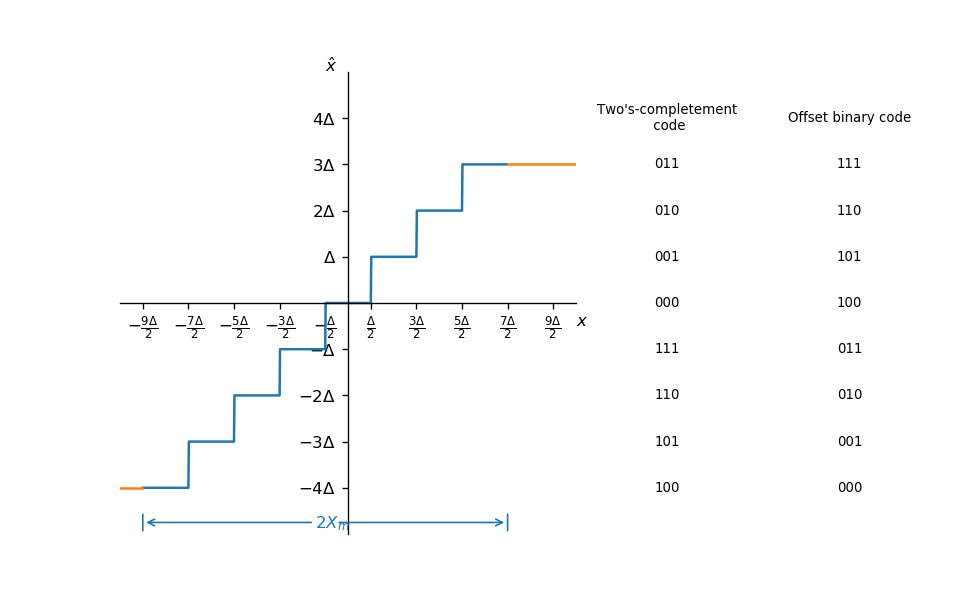

This chart was generated by the following Python code:
import matplotlib.pyplot as plt
import numpy as np
def rotate(point, midpoint, angle):
    difX = point[0] - midpoint[0]
    difY = point[1] - midpoint[1]
    rotatedDifX = difX*np.cos(angle) - difY*np.sin(angle)
    rotatedDifY = difY*np.cos(angle) + difX*np.sin(angle)
    
    rotatedPoint = (midpoint[0]+rotatedDifX, midpoint[1]+rotatedDifY)
    return rotatedPoint

def demention(text, midpoint, length, angle=0, color='k'):
    halfLength = 1.0*length/2
    xLeftEnd  = midpoint[0] - halfLength
    xRightEnd = midpoint[0] + halfLength
    yLeftEnd  = midpoint[1]
    yRightEnd = midpoint[1]

    t = ax.text(-1000, -1000, text)
    # get text box in pixel
    tbox = t.get_window_extent(renderer=fig.canvas.get_renderer())
    # convert box from pixel to coordinate
    dbox = tbox.transformed(ax.transData.inverted())
    textWidth  = dbox.x1-dbox.x0
    textHeight = dbox.y1-dbox.y0
    
    xText = midpoint[0] - textWidth/2
    yText = midpoint[1] - textHeight/3
    
    xLeftBegin  = midpoint[0] - textWidth/2
    xRightBegin = midpoint[0] + textWidth/2
    yLeftBegin  = midpoint[1]
    yRightBegin = midpoint[1]

    leftEdgeX1  = xLeftEnd
    leftEdgeX2  = xLeftEnd
    rightEdgeX1 = xRightEnd
    rightEdgeX2 = xRightEnd
    leftEdgeY1  = yLeftEnd - .5
    leftEdgeY2  = yLeftEnd + .5
    rightEdgeY1 = yLeftEnd - .5
    rightEdgeY2 = yLeftEnd + .5

    textPoint  = (xText, yText)
    leftBegin  = (xLeftBegin, yLeftBegin)
    rightBegin = (xRightBegin, yRightBegin)
    leftEnd    = (xLeftEnd, yLeftEnd)
    rightEnd   = (xRightEnd, yRightEnd)
    leftEdge1  = (leftEdgeX1, leftEdgeY1) 
    leftEdge2  = (leftEdgeX2, leftEdgeY2) 
    rightEdge1 = (rightEdgeX1, rightEdgeY1) 
    rightEdge2 = (rightEdgeX2, rightEdgeY2) 

    if(angle != 0):
        leftBegin  = rotate(leftBegin, midpoint, angle)
        rightBegin = rotate(rightBegin, midpoint, angle)
        leftEnd  = rotate(leftEnd, midpoint, angle)
        rightEnd = rotate(rightEnd, midpoint, angle)
        leftEdge1  = rotate(leftEdge1, midpoint, angle)
        leftEdge2  = rotate(leftEdge2, midpoint, angle)
        rightEdge1 = rotate(rightEdge1, midpoint, angle)
        rightEdge2 = rotate(rightEdge2, midpoint, angle)

    ax.text(xText, yText, text, color=color)
    ax.annotate("", xy=leftEnd, xytext=leftBegin, arrowprops=dict(arrowstyle='->', color=color))
    ax.annotate("", xy=rightEnd, xytext=rightBegin, arrowprops=dict(arrowstyle='->', color=color))
    ax.annotate("", xy=leftEdge1, xytext=leftEdge2, arrowprops=dict(arrowstyle='-', color=color))
    ax.annotate("", xy=rightEdge1, xytext=rightEdge2, arrowprops=dict(arrowstyle='-', color=color))

def axesCross(ax):
    ax.spines['left'].set_position('zero')
    ax.spines['bottom'].set_position('zero')
    ax.spines['right'].set_color('none')
    ax.spines['top'].set_color('none')
    ax.set_xlim(-10, 10)
    ax.set_ylim(-10, 10)
    ax.xaxis.set_ticks([-9, -7, -5, -3, -1, 1, 3, 5, 7, 9])
    ax.yaxis.set_ticks([-8, -6, -4, -2, 2, 4, 6, 8])
    ax.xaxis.set_ticklabels([r"$-\frac{9\Delta}{2}$", r"$-\frac{7\Delta}{2}$", r"$-\frac{5\Delta}{2}$",r"$-\frac{3\Delta}{2}$", r"$-\frac{\Delta}{2}$",\
                                r"$\frac{\Delta}{2}$", r"$\frac{3\Delta}{2}$", r"$\frac{5\Delta}{2}$", r"$\frac{7\Delta}{2}$", r"$\frac{9\Delta}{2}$"])
    ax.yaxis.set_ticklabels([r"$-4\Delta$", r"$-3\Delta$", r"$-2\Delta$", r"$-\Delta$", r"$\Delta$", r"$2\Delta$", r"$3\Delta$", r"$4\Delta$"])
    demention(r"$2X_m$", (-1, -9.5), 16, 0, color='C0')
    #demention("xx", (-1, -9.5), 16, np.pi/4)

data = [["011", "111"],
        ["010", "110"],
        ["001", "101"],
        ["000", "100"],
        ["111", "011"],
        ["110", "010"],
        ["101", "001"],
        ["100", "000"]]

cols = ["Two's-completement\n code", "Offset binary code"]

fig = plt.figure(figsize=(8, 5), dpi=120)
ax = fig.subplots(1, 1)

T = 2
f = lambda x: np.where(x<-8, -8, np.where(x<6, np.floor((x+(T/2))/T)*T, 6))

x = np.arange(-9, 7, .02)
xlow = np.arange(-11, -9, .02)
xhigh = np.arange(7, 11, .02)
y = f(x)
ylow = f(xlow)
yhigh = f(xhigh)

axesCross(ax)
ax.plot(x, y)
ax.plot(xlow, ylow, color='C1')
ax.plot(xhigh, yhigh, color='C1')
ax.annotate(r"$x$", xy=(0, 0), xytext=(10, -1))
ax.annotate(r"$\hat{x}$", xy=(0, 0), xytext=(-1, 10))

tab = plt.table(cellText=data, colLabels=cols, loc='right', cellLoc='center')
for key, cell in tab.get_celld().items():
    cell.set_linewidth(0)
    cell.set_height(.1)
    cell.set_width(.4)
plt.subplots_adjust(right=.6)

fig.savefig("Binarization.png", format='png')
plt.show()
